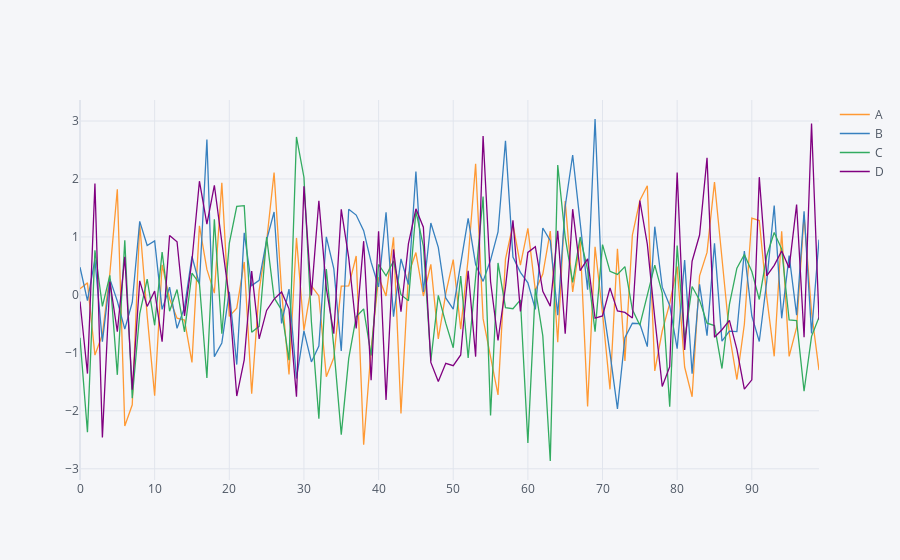

Source (notebook cell):
### Markdown cell above
## Using Cufflinks and iplot()

* scatter
* bar
* box
* spread
* ratio
* heatmap
* surface
* histogram
* bubble

### Code cell
df.iplot()
